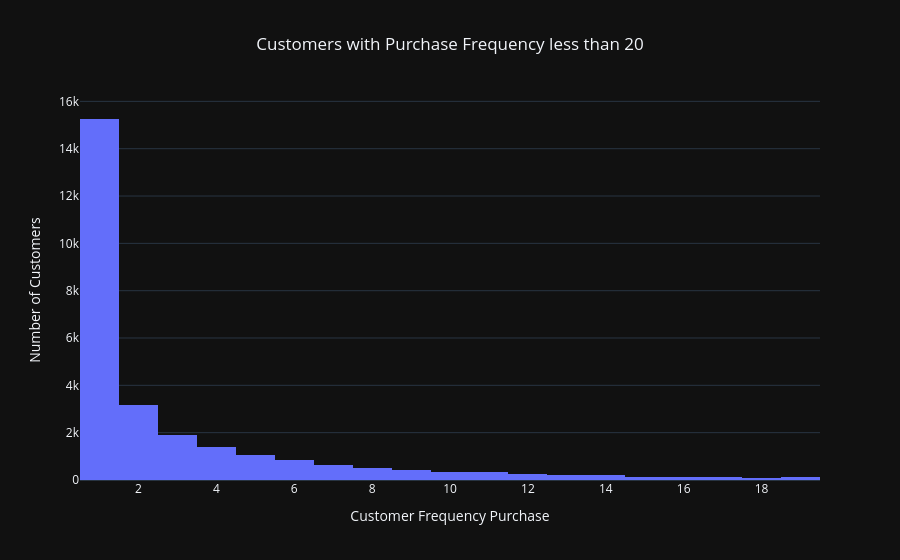

Notebook cell for this chart:
### Code cell
# plot histogram
hist_fig = px.histogram(x=mbr_dt.query('Frequency < 20')['Frequency'], 
                        title="Customers with Purchase Frequency less than 20", 
                        template= "plotly_dark" 
                       )

hist_fig.update_layout(title_x=0.5, 
                       xaxis_title="Customer Frequency Purchase", 
                       yaxis_title="Number of Customers"
                      )

hist_fig.show(config={'displaylogo': False})

### Figure 1 — Plotly figure (JSON) as saved in the notebook; plotly's stock layout.template omitted (floating-point values rounded to 4 significant figures; data arrays with more than 128 entries replaced by an {"elided": "..."} marker saying what was removed)
{"data": [{"alignmentgroup": "True", "bingroup": "x", "hovertemplate": "x=%{x}<br>count=%{y}<extra></extra>", "legendgroup": "", "marker": {"color": "#636efa", "pattern": {"shape": ""}}, "name": "", "offsetgroup": "", "orientation": "v", "showlegend": false, "type": "histogram", "x": {"elided": "27131 int values"}, "xaxis": "x", "yaxis": "y"}], "layout": {"barmode": "relative", "legend": {"tracegroupgap": 0}, "title": {"text": "Customers with Purchase Frequency less than 20", "x": 0.5}, "xaxis": {"anchor": "y", "domain": [0, 1], "title": {"text": "Customer Frequency Purchase"}}, "yaxis": {"anchor": "x", "domain": [0, 1], "title": {"text": "Number of Customers"}}}}
